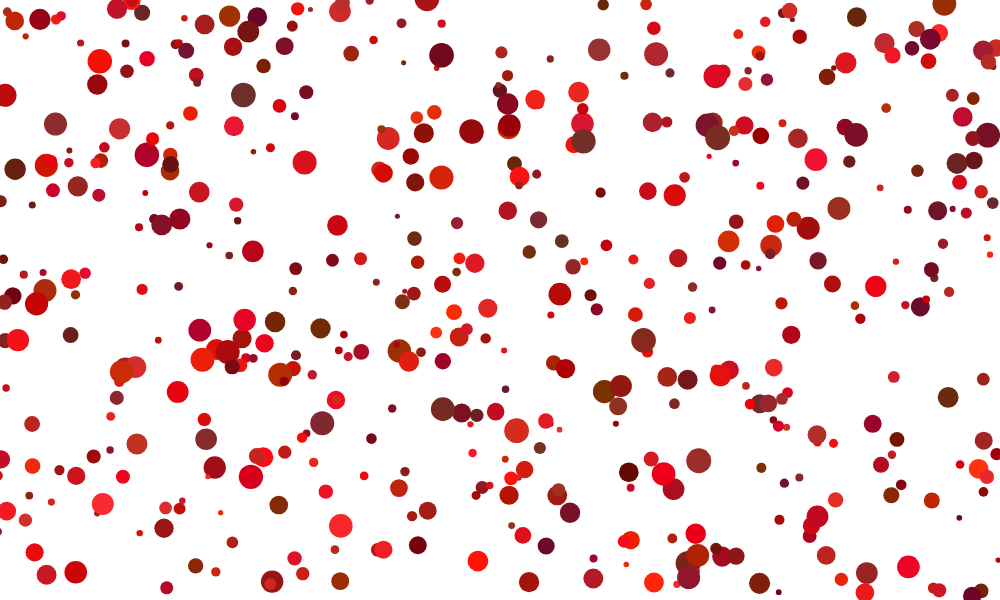
Frame 1 (no input)
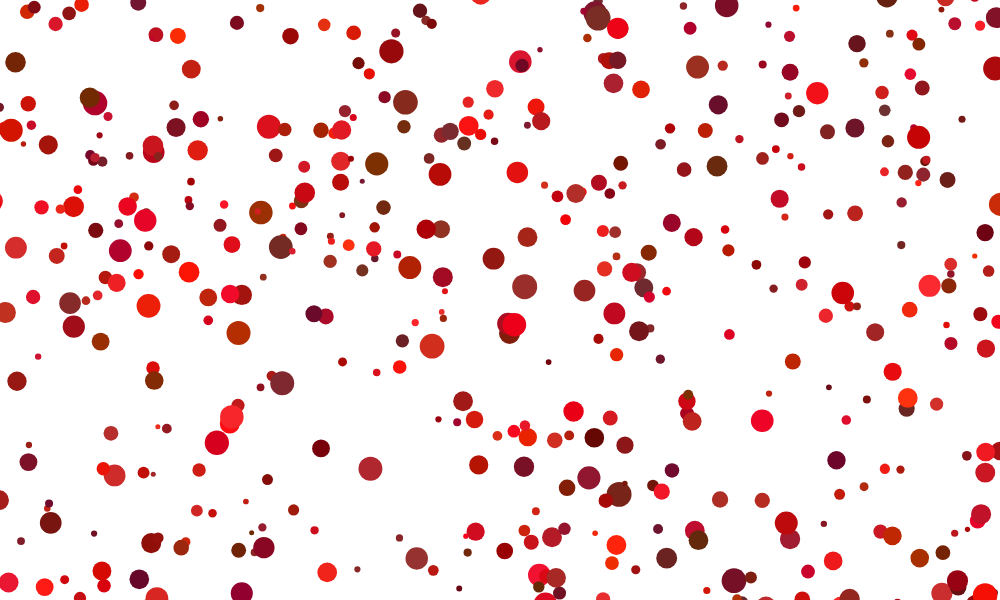
Frame 60 (no input)
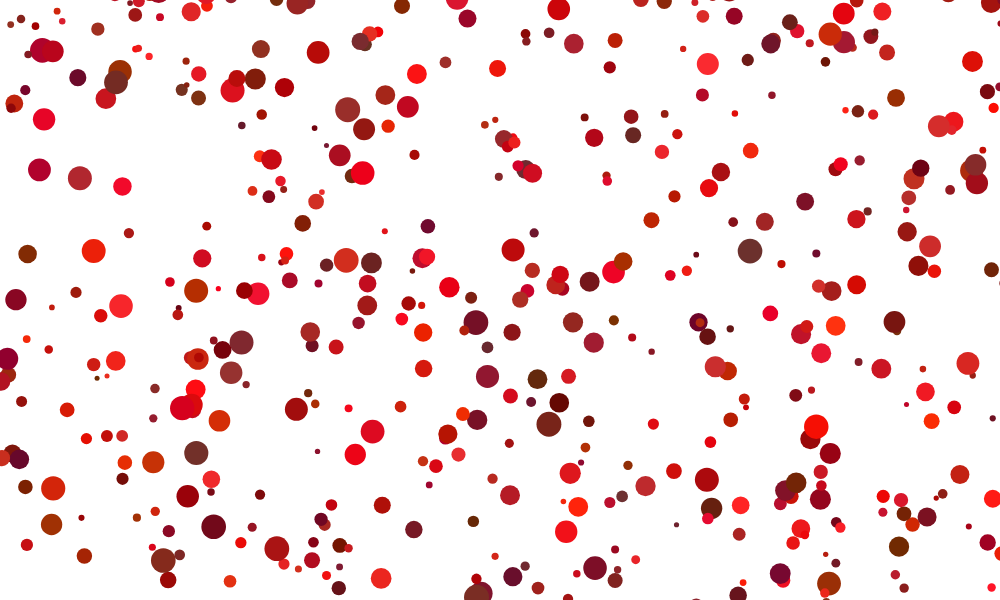
Frame 120 (the mouse pressed at the canvas centre since frame 60)

The p5.js sketch that drew these frames (run headless with seeded random() and noise() and a simulated clock; from frame 60 on, the mouse is pressed at the canvas centre):

// p5.js sketch
// ── sketch.js
var dagraphics = [];




function setup() {
createCanvas(1000,600);
for (var i = 0; i  < 500; i++){
  dagraphics[i] = new DaGraphics();
}
}

function draw() {
background(255);
for (var i = 0; i  < 500; i++){
  dagraphics[i].move();
  dagraphics[i].display();
}
}

// ── myClass.js
function DaGraphics() {
    this.x = random(0, 1000);
    this.y = random(0, 600);
    this.size = random(5, 25);
    this.r = random(100, 255);
    this.b = random(0, 50);
    this.g = random(0, 50);
    this.speed = random (0.5, 5);

    this.display = function() {
      fill(this.r, this.b, this.g);
      noStroke();
      ellipse(this.x, this.y, this.size);
    };

    this.move = function() {
      this.y = this.y - this.speed;
      if (this.y <= 0 - this.size * 2){
        this.y = height + this.size * 2;
      }
      this.x = this.x - this.speed;
      if (this.x <= 0 - this.size){
        this.x = width + this.size;
      }


    };

}
